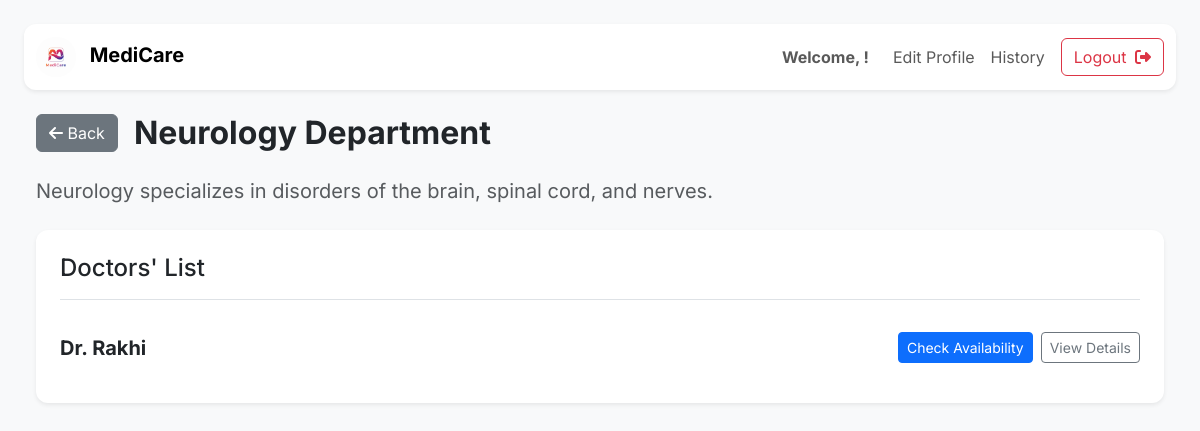
The page /department/Neurology on the database as committed earlier.
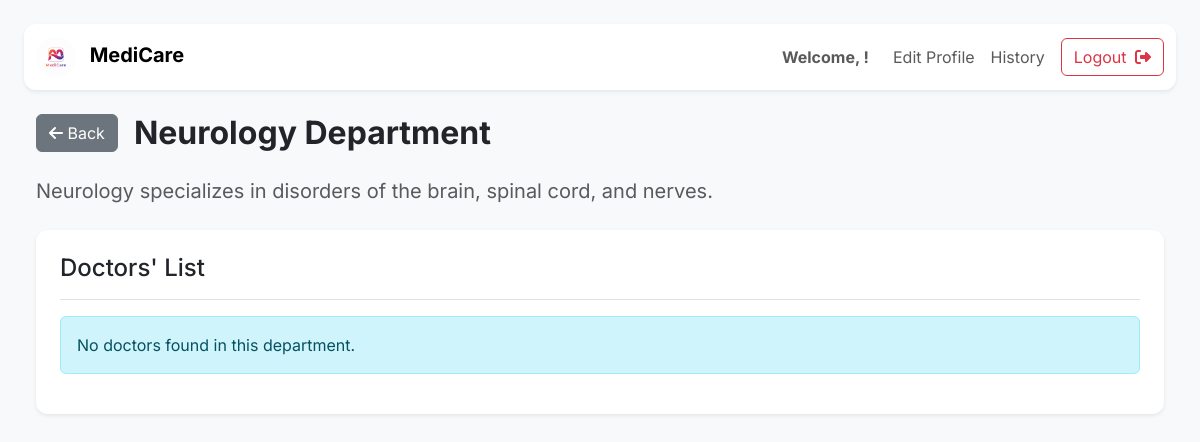
The same page on the database as committed later.
### application/models.py (models this page shows)
class Doctor(db.Model):
    __tablename__ = 'doctor'
    id = db.Column(db.Integer(),primary_key = True)
    doctor_name = db.Column(db.String(), nullable=False)
    password = db.Column(db.String(), nullable=False)
    email = db.Column(db.String(), nullable=False)
    department_id = db.Column(db.Integer(), db.ForeignKey('department.id'), nullable=False)
    user_id = db.Column(db.Integer(), db.ForeignKey('user.id', ondelete="CASCADE"), nullable=False)
    type = db.Column(db.String(), nullable=False)
    experience = db.Column(db.Integer(), nullable=False)
    appointment = db.relationship('Appointment', backref='doctor', cascade="all, delete-orphan")
    availability = db.relationship('Availability', backref='doctor', cascade="all, delete-orphan")

### application/controllers.py (the view)
@app.route("/department/<string:dept_name>")
def department_page(dept_name):
    user_id = session.get("user_id")
    this_user = User.query.get(user_id)
    dept = Department.query.filter_by(name=dept_name).first()
    if not dept:
        flash("Department not found!", "danger")
        return redirect("/patient")
    doctors = Doctor.query.filter_by(department_id=dept.id).all()
    return render_template("department_page.html", department=dept, doctors=doctors, this_user = this_user)

### templates/department_page.html (shortened to what this page needs)
<!DOCTYPE html>
<html>
<head>
    <link href="https://cdn.jsdelivr.net/npm/bootstrap@5.3.2/dist/css/bootstrap.min.css" rel="stylesheet">
</head>
<body class="p-4">
    <nav class="navbar navbar-expand-lg navbar-light bg-white shadow-sm sticky-top mb-4" style="border-radius: 0.75rem;">
        <div class="container-fluid">
            <a class="navbar-brand" href="/patient">
                <img src="{{ url_for('static', filename='logo2.png') }}" alt="Logo" style="height: 40px; border-radius: 50%;">
                <span class="fw-bold ms-2">MediCare</span>
            </a>
            <div class="collapse navbar-collapse" id="patientNav">
                <ul class="navbar-nav ms-auto mb-2 mb-lg-0 align-items-center">
                    <li class="nav-item d-none d-lg-block">
                        <span class="navbar-text fw-bold me-3">Welcome, {{this_user.username}}!</span>
                    </li>
                    <li class="nav-item">
                        <a href="/edit_profile?username={{this_user.username}}" class="nav-link">Edit Profile</a>
                    </li>
                    <li class="nav-item">
                        <a href="/patient_history" class="nav-link">History</a>
                    </li>
                    <li class="nav-item">
                        <a href="/login" class="btn btn-outline-danger ms-lg-2">
                            Logout <i class="fa-solid fa-right-from-bracket ms-1"></i>
                        </a>
                    </li>
                </ul>
            </div>
        </div>
    </nav>
    <main class="container-fluid">
        <div class="d-flex align-items-center mb-4">
            <a href="/patient" class="btn btn-secondary me-3">
                <i class="fa-solid fa-arrow-left"></i> Back
            </a>
            <h2 class ="mb-0 fw-bold">{{ department.name }} Department</h2>
        </div>
        <p class="fs-5 text-muted mb-4">{{ department.description }}</p>
        <div class="card p-4 shadow-sm mt-4">
            <h4 class="mb-3 pb-3 border-bottom">Doctors' List</h4>
            {% if doctors %}
                <ul class="list-group list-group-flush">
                    {% for d in doctors %}
                    <li class="list-group-item d-flex justify-content-between align-items-center px-0 py-3">
                        <span class="fs-5 fw-bold">{{ d.doctor_name }}</span>
                        <div class="d-flex gap-2">
                            <a href="/doctor/check_availability/{{ d.id }}" class="btn btn-sm btn-primary">
                                Check Availability
                            </a>
                            <a href="/doctor/details/{{ d.id }}" class="btn btn-sm btn-outline-secondary">
                                View Details
                            </a>
                        </div>
                    </li>
                    {% endfor %}
                </ul>
            {% else %}
                <div class="alert alert-info">No doctors found in this department.</div>
            {% endif %}
        </div>
        </main>
</body>
</html>

Rows that differ between the two databases and show on the page:
removed Doctor: doctor_name "Dr. Rakhi"
Other text that changed with them:
text now shown: "No doctors found in this department."
